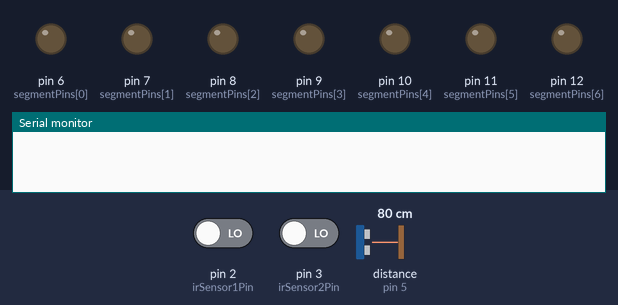
Bench run of a sketch on a simulated Arduino Uno, built with avr-gcc and run on an emulated ATmega328P. Parts: output pins drawn as LEDs (lit = HIGH), the last lines printed to the serial monitor. The inputs (shaded band) are chosen by the test bench; at power-on: pin 2 (irSensor1Pin) LOW, pin 3 (irSensor2Pin) LOW, distance to the obstacle (sensor on pin 5) 80 cm. The echo pulse lasts 58.3 µs per cm; pins used as bus, display or sensor lines are not drawn.

Above: at 1.2 s.
1.3 s: pin 2 (irSensor1Pin) driven HIGH
At 7.1 s:
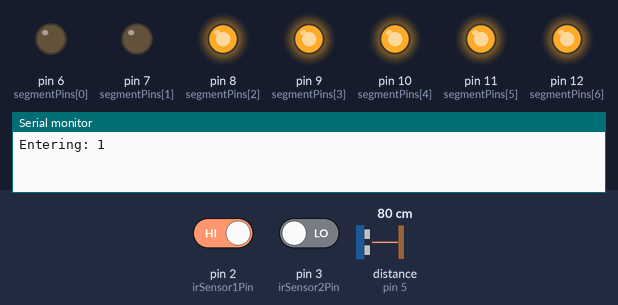
9.3 s: pin 2 (irSensor1Pin) driven LOW
At 10.6 s:
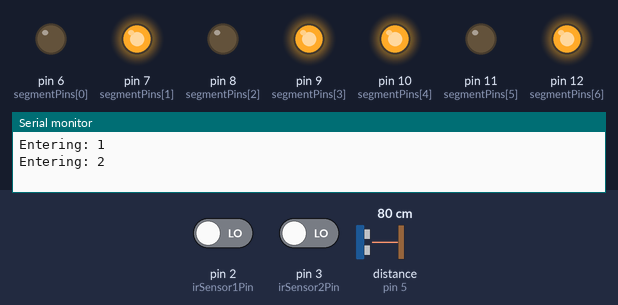
10.9 s: pin 3 (irSensor2Pin) driven HIGH
At 14.9 s:
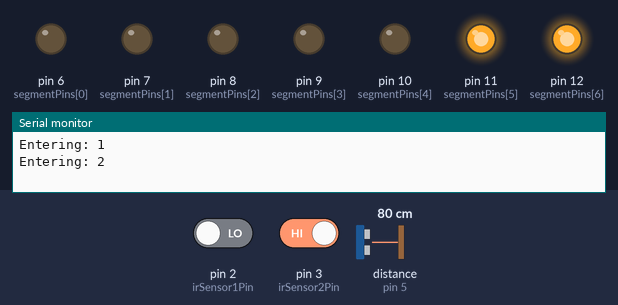
Timing chart, 0 to 17.5 s (numbered marks = the images above; inputs shaded):
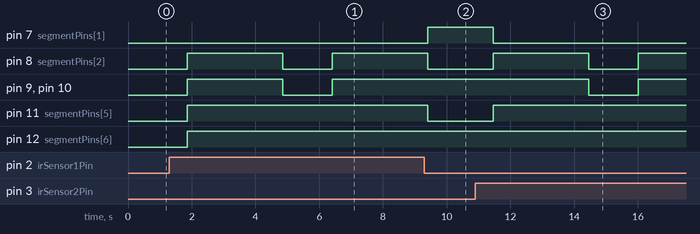

Measured:
- after the input at 1.3 s, pin 8 (segmentPins[2]), pin 9 (segmentPins[3]), pin 10 (segmentPins[4]): LOW → HIGH after 0.56 s, → LOW 3.0 s later, → HIGH 1.6 s later; pin 11 (segmentPins[5]), pin 12 (segmentPins[6]): LOW → HIGH after 0.56 s
- after the input at 10.9 s, pin 7 (segmentPins[1]): HIGH → LOW after 0.56 s; pin 8 (segmentPins[2]): LOW → HIGH after 0.56 s, → LOW 3.0 s later, → HIGH 1.6 s later; pin 9 (segmentPins[3]), pin 10 (segmentPins[4]): HIGH → LOW after 3.6 s, → HIGH 1.6 s later; pin 11 (segmentPins[5]): LOW → HIGH after 0.56 s

The sketch:

people_counter.ino
```cpp
// Pin Definitions
const int irSensor1Pin = 2; // Entrance IR sensor
const int irSensor2Pin = 3; // Exit IR sensor
const int trigPin = 4;       // Ultrasonic trigger pin
const int echoPin = 5;       // Ultrasonic echo pin

// 7-Segment Display Pin Definitions
const int segmentPins[] = {6, 7, 8, 9, 10, 11, 12}; // Segments A to G

int count = 0; // People count
bool entering = false;
bool exiting = false;

void setup() {
  Serial.begin(9600);

  pinMode(irSensor1Pin, INPUT);
  pinMode(irSensor2Pin, INPUT);
  pinMode(trigPin, OUTPUT);
  pinMode(echoPin, INPUT);

  for (int i = 0; i < 7; i++) {
    pinMode(segmentPins[i], OUTPUT);
  }
}

void loop() {
  // Check IR sensor 1 (Entrance)
  if (digitalRead(irSensor1Pin) == HIGH) {
    delay(50); // Debounce delay
    if (digitalRead(irSensor1Pin) == HIGH) {
      entering = true; // Person detected at entrance
      delay(500); // Delay to avoid multiple triggers
    }
  }

  // Check IR sensor 2 (Exit)
  if (digitalRead(irSensor2Pin) == HIGH) {
    delay(50); // Debounce delay
    if (digitalRead(irSensor2Pin) == HIGH) {
      exiting = true; // Person detected at exit
      delay(500); // Delay to avoid multiple triggers
    }
  }

  // If a person is entering
  if (entering) {
    long duration = measureDistance();
    if (duration < 500) { // Confirm direction based on distance measurement
      count++; // Increase count for entering
      displayCount(count);
      Serial.println("Entering: " + String(count));
    }
    entering = false;
  }

  // If a person is exiting
  if (exiting) {
    long duration = measureDistance();
    if (duration < 500) { // Confirm direction based on distance measurement
      count--; // Decrease count for exiting
      displayCount(count);
      Serial.println("Exiting: " + String(count));
    }
    exiting = false;
  }
}

long measureDistance() {
  digitalWrite(trigPin, LOW);
  delayMicroseconds(2);
  digitalWrite(trigPin, HIGH);
  delayMicroseconds(10);
  digitalWrite(trigPin, LOW);

  long duration = pulseIn(echoPin, HIGH);
  return duration * 0.034 / 2; // Calculate distance in cm
}

void displayCount(int num) {
  int digits[4] = {0, 0, 0, 0}; // Adjust for your display
  if (num < 0) num = 0; // Prevent negative counts
  if (num > 9999) num = 9999; // Max count for 4-digit display

  for (int i = 3; i >= 0; i--) {
    digits[i] = num % 10;
    num /= 10;
  }

  for (int i = 0; i < 4; i++) {
    // Convert digit to 7-segment representation
    int segmentValue = getSegmentValue(digits[i]);
    for (int j = 0; j < 7; j++) {
      digitalWrite(segmentPins[j], segmentValue & (1 << j));
    }
    delay(1000); // Show each digit for a second
  }
}

int getSegmentValue(int num) {
  switch (num) {
    case 0: return 0b11111100; // 0
    case 1: return 0b01100000; // 1
    case 2: return 0b11011010; // 2
    case 3: return 0b11110010; // 3
    case 4: return 0b01100110; // 4
    case 5: return 0b10110110; // 5
    case 6: return 0b10111110; // 6
    case 7: return 0b11100000; // 7
    case 8: return 0b11111110; // 8
    case 9: return 0b11110110; // 9
    default: return 0b00000000; // Off
  }
}
```
